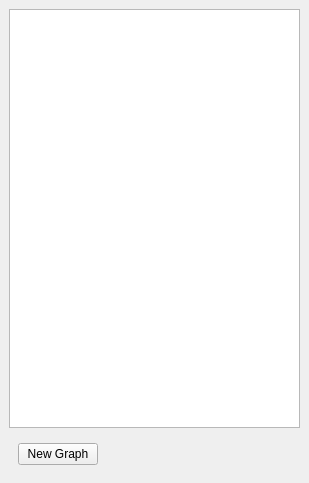
<ui version="4.0" >
 <class>GraphLayersDockWidget</class>
 <widget class="QDockWidget" name="GraphLayersDockWidget" >
  <property name="geometry" >
   <rect>
    <x>0</x>
    <y>0</y>
    <width>309</width>
    <height>483</height>
   </rect>
  </property>
  <property name="windowTitle" >
   <string>Graph Layers</string>
  </property>
  <widget class="QWidget" name="dockWidgetContents" >
   <layout class="QVBoxLayout" name="verticalLayout" >
    <item>
     <widget class="QListView" name="_graphLayersListView" />
    </item>
    <item>
     <widget class="QWidget" native="1" name="widget" >
      <layout class="QHBoxLayout" name="horizontalLayout" >
       <item>
        <widget class="KPushButton" name="_btnNewGraph" >
         <property name="text" >
          <string>New Graph</string>
         </property>
        </widget>
       </item>
       <item>
        <spacer name="horizontalSpacer" >
         <property name="orientation" >
          <enum>Qt::Horizontal</enum>
         </property>
         <property name="sizeHint" stdset="0" >
          <size>
           <width>174</width>
           <height>20</height>
          </size>
         </property>
        </spacer>
       </item>
      </layout>
     </widget>
    </item>
   </layout>
  </widget>
 </widget>
 <customwidgets>
  <customwidget>
   <class>KPushButton</class>
   <extends>QPushButton</extends>
   <header>kpushbutton.h</header>
  </customwidget>
 </customwidgets>
 <resources/>
 <connections/>
</ui>
